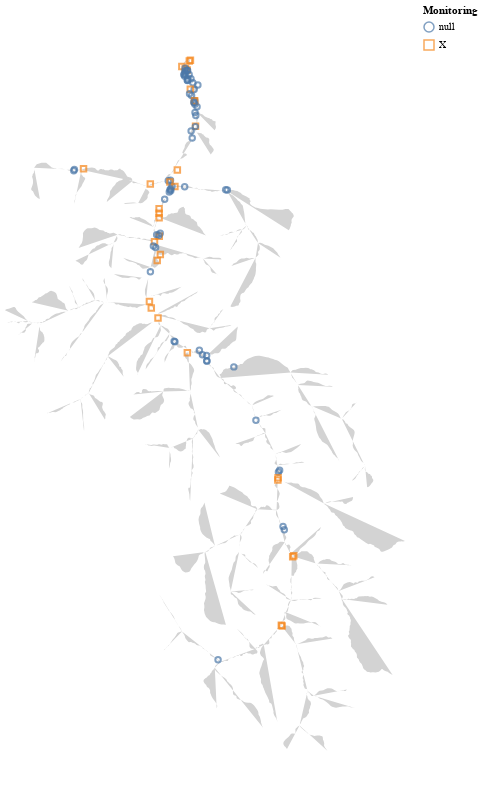

Here is the notebook cell this chart was saved with:
### Code cell
river_base = alt.Chart(gdf).mark_geoshape(fill='lightgrey')\
.properties(height = 800, width = 400).interactive()

# All Sites Point
all_site = alt.Chart(sites).mark_point().encode(
    longitude='LONG:Q', latitude='LAT:Q',
    shape = alt.Shape('Monitoring:N'), color = alt.Color('Monitoring:N')
)
 
# 
base_map = river_base + all_site
base_map

### Figure 1 — Vega-Lite specification as saved in the notebook (floating-point values rounded to 4 significant figures; data arrays with more than 128 entries replaced by an {"elided": "..."} marker saying what was removed)
{"config": {"view": {"continuousWidth": 300, "continuousHeight": 300}}, "layer": [{"data": {"name": "data-ff0229295f6624896aa3c32843283560"}, "mark": {"type": "geoshape", "fill": "lightgrey"}, "name": "view_3"}, {"data": {"name": "data-a87951fbda3bcdf514fcff873a0d33b4"}, "mark": {"type": "point"}, "encoding": {"color": {"field": "Monitoring", "type": "nominal"}, "latitude": {"field": "LAT", "type": "quantitative"}, "longitude": {"field": "LONG", "type": "quantitative"}, "shape": {"field": "Monitoring", "type": "nominal"}}}], "height": 800, "params": [{"name": "param_3", "select": {"type": "interval", "encodings": ["x", "y"]}, "bind": "scales", "views": ["view_3"]}], "width": 400, "$schema": "https://vega.github.io/schema/vega-lite/v5.16.3.json", "datasets": {"data-ff0229295f6624896aa3c32843283560": {"elided": "291 records"}, "data-a87951fbda3bcdf514fcff873a0d33b4": [{"SITE_NO": 91, "Temp_Alias": "ES01", "FOODWEB_SITE_ID": null, "Monitoring": "X", "LAT": 48.15, "LONG": -123.6, "RKM": 0.0, "ELEVATION": null, "DRAIN_AREA": null, "SECTION": "Estuary", "HABITAT": null, "AUX_BANK": null, "AUX_RKM": null, "NAME": "NDE1", "NOTES": null, "ALT_NAME": null}, {"SITE_NO": 92, "Temp_Alias": "ES02", "FOODWEB_SITE_ID": null, "Monitoring": "X", "LAT": 48.15, "LONG": -123.6, "RKM": 0.0, "ELEVATION": null, "DRAIN_AREA": null, "SECTION": "Estuary", "HABITAT": null, "AUX_BANK": null, "AUX_RKM": null, "NAME": "NDE2", "NOTES": null, "ALT_NAME": null}, {"SITE_NO": 93, "Temp_Alias": "ES03", "FOODWEB_SITE_ID": null, "Monitoring": "X", "LAT": 48.15, "LONG": -123.6, "RKM": 0.0, "ELEVATION": null, "DRAIN_AREA": null, "SECTION": "Estuary", "HABITAT": null, "AUX_BANK": null, "AUX_RKM": null, "NAME": "WESC", "NOTES": null, "ALT_NAME": null}, {"SITE_NO": 90, "Temp_Alias": "MS00", "FOODWEB_SITE_ID": "ELMSEJ", "Monitoring": "X", "LAT": 48.12, "LONG": -123.6, "RKM": 0.0, "ELEVATION": null, "DRAIN_AREA": null, "SECTION": "Lower River", "HABITAT": "MS", "AUX_BANK": null, "AUX_RKM": null, "NAME": "MS @ ELJ", "NOTES": null, "ALT_NAME": null}, {"SITE_NO": 81, "Temp_Alias": "MS01", "FOODWEB_SITE_ID": "ELMSNM", "Monitoring": "X", "LAT": 48.14, "LONG": -123.6, "RKM": 0.48, "ELEVATION": 1.24, "DRAIN_AREA": 835.2, "SECTION": "Lower River", "HABITAT": "MS", "AUX_BANK": null, "AUX_RKM": null, "NAME": "Mouth", "NOTES": "Daily only", "ALT_NAME": "End of Lower Hatchery Road"}, {"SITE_NO": 62, "Temp_Alias": "FP01", "FOODWEB_SITE_ID": "ELSC08", "Monitoring": "X", "LAT": 48.14, "LONG": -123.6, "RKM": 0.5, "ELEVATION": 1.24, "DRAIN_AREA": 835.2, "SECTION": "Lower River", "HABITAT": "SC", "AUX_BANK": "Right", "AUX_RKM": 0.1, "NAME": "SC 8", "NOTES": null, "ALT_NAME": null}, {"SITE_NO": 27, "Temp_Alias": "MS02", "FOODWEB_SITE_ID": "ELMSNM", "Monitoring": null, "LAT": 48.14, "LONG": -123.6, "RKM": 0.6, "ELEVATION": 1.24, "DRAIN_AREA": 835.2, "SECTION": "Lower River", "HABITAT": "MS", "AUX_BANK": null, "AUX_RKM": null, "NAME": "Habitat unit 61", "NOTES": null, "ALT_NAME": null}, {"SITE_NO": 59, "Temp_Alias": "FP02", "FOODWEB_SITE_ID": "ELSC07", "Monitoring": null, "LAT": 48.14, "LONG": -123.6, "RKM": 0.6, "ELEVATION": 0.25, "DRAIN_AREA": 835.2, "SECTION": "Lower River", "HABITAT": "SC", "AUX_BANK": null, "AUX_RKM": null, "NAME": "SC 7", "NOTES": null, "ALT_NAME": "ELSC6, ELSC8"}, {"SITE_NO": 60, "Temp_Alias": "FP03", "FOODWEB_SITE_ID": "ELSC07", "Monitoring": null, "LAT": 48.14, "LONG": -123.6, "RKM": 0.8, "ELEVATION": 1.24, "DRAIN_AREA": 835.2, "SECTION": "Lower River", "HABITAT": "SC", "AUX_BANK": "Right", "AUX_RKM": 0.1, "NAME": "SC 7 Bottom", "NOTES": null, "ALT_NAME": null}, {"SITE_NO": 63, "Temp_Alias": "FP04", "FOODWEB_SITE_ID": "ELSC08", "Monitoring": null, "LAT": 48.14, "LONG": -123.6, "RKM": 0.8, "ELEVATION": 1.24, "DRAIN_AREA": 835.2, "SECTION": "Lower River", "HABITAT": "SC", "AUX_BANK": null, "AUX_RKM": null, "NAME": "SC 8 Bottom", "NOTES": null, "ALT_NAME": null}, {"SITE_NO": 16, "Temp_Alias": "MS03", "FOODWEB_SITE_ID": "ELMSNM", "Monitoring": null, "LAT": 48.14, "LONG": -123.6, "RKM": 1.0, "ELEVATION": 1.24, "DRAIN_AREA": 835.2, "SECTION": "Lower River", "HABITAT": "MS", "AUX_BANK": null, "AUX_RKM": null, "NAME": "Channel below Jetty", "NOTES": null, "ALT_NAME": null}, {"SITE_NO": 13, "Temp_Alias": "FP05", "FOODWEB_SITE_ID": "ELSCBC", "Monitoring": null, "LAT": 48.14, "LONG": -123.6, "RKM": 1.2, "ELEVATION": 0.25, "DRAIN_AREA": 835.2, "SECTION": "Lower River", "HABITAT": "SC", "AUX_BANK": null, "AUX_RKM": null, "NAME": "Boston Charlie", "NOTES": null, "ALT_NAME": null}, {"SITE_NO": 57, "Temp_Alias": "FP06", "FOODWEB_SITE_ID": "ELSC06", "Monitoring": null, "LAT": 48.14, "LONG": -123.6, "RKM": 1.2, "ELEVATION": 0.25, "DRAIN_AREA": 835.2, "SECTION": "Lower River", "HABITAT": "SC", "AUX_BANK": null, "AUX_RKM": null, "NAME": "SC 6 Bottom", "NOTES": null, "ALT_NAME": null}, {"SITE_NO": 12, "Temp_Alias": "MS04", "FOODWEB_SITE_ID": "ELMSNM", "Monitoring": null, "LAT": 48.14, "LONG": -123.6, "RKM": 1.28, "ELEVATION": 0.25, "DRAIN_AREA": 835.2, "SECTION": "Lower River", "HABITAT": "MS", "AUX_BANK": null, "AUX_RKM": null, "NAME": "Bluffs", "NOTES": null, "ALT_NAME": "Top of Bluffs"}, {"SITE_NO": 64, "Temp_Alias": "FP07", "FOODWEB_SITE_ID": "ELSC08", "Monitoring": null, "LAT": 48.14, "LONG": -123.6, "RKM": 1.3, "ELEVATION": 0.25, "DRAIN_AREA": 835.2, "SECTION": "Lower River", "HABITAT": "SC", "AUX_BANK": "Right", "AUX_RKM": 0.4, "NAME": "SC 8 Top", "NOTES": null, "ALT_NAME": null}, {"SITE_NO": 55, "Temp_Alias": "FP08", "FOODWEB_SITE_ID": "ELSCBC", "Monitoring": null, "LAT": 48.14, "LONG": -123.6, "RKM": 1.4, "ELEVATION": 0.25, "DRAIN_AREA": 835.2, "SECTION": "Lower River", "HABITAT": "SC", "AUX_BANK": "Left", "AUX_RKM": 0.0, "NAME": "SC 4 Bottom", "NOTES": null, "ALT_NAME": null}, {"SITE_NO": 6, "Temp_Alias": "MS05", "FOODWEB_SITE_ID": null, "Monitoring": null, "LAT": 48.13, "LONG": -123.6, "RKM": 1.6, "ELEVATION": -0.24, "DRAIN_AREA": 830.4, "SECTION": "Lower River", "HABITAT": "MS", "AUX_BANK": null, "AUX_RKM": null, "NAME": "Bachelors Meander", "NOTES": null, "ALT_NAME": null}, {"SITE_NO": 10, "Temp_Alias": "MS06", "FOODWEB_SITE_ID": null, "Monitoring": null, "LAT": 48.14, "LONG": -123.6, "RKM": 1.6, "ELEVATION": 0.25, "DRAIN_AREA": 835.2, "SECTION": "Lower River", "HABITAT": "MS", "AUX_BANK": null, "AUX_RKM": null, "NAME": "Below LEKT Hatchery Infiltration Gallery", "NOTES": null, "ALT_NAME": null}, {"SITE_NO": 26, "Temp_Alias": "MS07", "FOODWEB_SITE_ID": null, "Monitoring": null, "LAT": 48.13, "LONG": -123.6, "RKM": 1.6, "ELEVATION": -0.24, "DRAIN_AREA": 830.4, "SECTION": "Lower River", "HABITAT": "MS", "AUX_BANK": null, "AUX_RKM": null, "NAME": "Habitat unit 46", "NOTES": null, "ALT_NAME": null}, {"SITE_NO": 32, "Temp_Alias": "FP09", "FOODWEB_SITE_ID": "ELSCEC", "Monitoring": null, "LAT": 48.14, "LONG": -123.6, "RKM": 1.76, "ELEVATION": 0.25, "DRAIN_AREA": 835.2, "SECTION": "Lower River", "HABITAT": "SC", "AUX_BANK": null, "AUX_RKM": null, "NAME": "Hunt Road Channel", "NOTES": null, "ALT_NAME": "Electricians channel"}, {"SITE_NO": 44, "Temp_Alias": "MS08", "FOODWEB_SITE_ID": null, "Monitoring": null, "LAT": 48.14, "LONG": -123.6, "RKM": 1.76, "ELEVATION": 0.25, "DRAIN_AREA": 835.2, "SECTION": "Lower River", "HABITAT": "MS", "AUX_BANK": null, "AUX_RKM": null, "NAME": "Lower Hunts Rd", "NOTES": null, "ALT_NAME": null}, {"SITE_NO": 58, "Temp_Alias": "FP10", "FOODWEB_SITE_ID": "ELSC06", "Monitoring": null, "LAT": 48.14, "LONG": -123.6, "RKM": 2.08, "ELEVATION": 0.25, "DRAIN_AREA": 835.2, "SECTION": "Lower River", "HABITAT": "SC", "AUX_BANK": "Right", "AUX_RKM": 0.3, "NAME": "SC 6 Top", "NOTES": null, "ALT_NAME": "SC6Top"}, {"SITE_NO": 56, "Temp_Alias": "FP11", "FOODWEB_SITE_ID": "ELSC05", "Monitoring": null, "LAT": 48.13, "LONG": -123.6, "RKM": 2.5, "ELEVATION": 2.31, "DRAIN_AREA": 830.4, "SECTION": "Lower River", "HABITAT": "SC", "AUX_BANK": "Right", "AUX_RKM": 0.1, "NAME": "SC 5", "NOTES": null, "ALT_NAME": null}, {"SITE_NO": 68, "Temp_Alias": "MS09", "FOODWEB_SITE_ID": "ELMSHR", "Monitoring": "X", "LAT": 48.13, "LONG": -123.6, "RKM": 2.5, "ELEVATION": -0.24, "DRAIN_AREA": 830.4, "SECTION": "Lower River", "HABITAT": "MS", "AUX_BANK": null, "AUX_RKM": null, "NAME": "Upper Hunts Road", "NOTES": null, "ALT_NAME": "Upper Hunt's Road"}, {"SITE_NO": 3, "Temp_Alias": "MS10", "FOODWEB_SITE_ID": "EMMSEJ", "Monitoring": null, "LAT": 48.13, "LONG": -123.6, "RKM": 3.0, "ELEVATION": 2.31, "DRAIN_AREA": 830.4, "SECTION": "Lower River", "HABITAT": "MS", "AUX_BANK": null, "AUX_RKM": null, "NAME": "Above old mainstem & Hunts Rd", "NOTES": null, "ALT_NAME": null}, {"SITE_NO": 66, "Temp_Alias": "MS11", "FOODWEB_SITE_ID": "EMMSEJ", "Monitoring": null, "LAT": 48.13, "LONG": -123.6, "RKM": 3.2, "ELEVATION": 2.31, "DRAIN_AREA": 830.4, "SECTION": "Lower River", "HABITAT": "MS", "AUX_BANK": null, "AUX_RKM": null, "NAME": "Spruce Hole", "NOTES": null, "ALT_NAME": "Habitat unit 28"}, {"SITE_NO": 17, "Temp_Alias": "FP12", "FOODWEB_SITE_ID": "ELSC01", "Monitoring": null, "LAT": 48.12, "LONG": -123.6, "RKM": 3.84, "ELEVATION": 10.28, "DRAIN_AREA": 826.9, "SECTION": "Lower River", "HABITAT": "SC", "AUX_BANK": "Left", "AUX_RKM": 0.0, "NAME": "SC1 Bottom", "NOTES": null, "ALT_NAME": null}, {"SITE_NO": 25, "Temp_Alias": "MS12", "FOODWEB_SITE_ID": "EMMSFH", "Monitoring": null, "LAT": 48.12, "LONG": -123.6, "RKM": 3.9, "ELEVATION": 10.28, "DRAIN_AREA": 826.9, "SECTION": "Lower River", "HABITAT": "MS", "AUX_BANK": null, "AUX_RKM": null, "NAME": "Habitat unit 13", "NOTES": null, "ALT_NAME": null}, {"SITE_NO": 50, "Temp_Alias": "FP13", "FOODWEB_SITE_ID": "ELSC01", "Monitoring": null, "LAT": 48.12, "LONG": -123.6, "RKM": 4.0, "ELEVATION": 10.28, "DRAIN_AREA": 826.9, "SECTION": "Lower River", "HABITAT": "SC", "AUX_BANK": null, "AUX_RKM": null, "NAME": "SC 1", "NOTES": null, "ALT_NAME": null}, {"SITE_NO": 54, "Temp_Alias": "FP14", "FOODWEB_SITE_ID": "ELSC03", "Monitoring": "X", "LAT": 48.12, "LONG": -123.6, "RKM": 4.0, "ELEVATION": 10.28, "DRAIN_AREA": 826.9, "SECTION": "Lower River", "HABITAT": "SC", "AUX_BANK": null, "AUX_RKM": null, "NAME": "SC 3", "NOTES": null, "ALT_NAME": null}, {"SITE_NO": 65, "Temp_Alias": "MS13", "FOODWEB_SITE_ID": "EMMSFH", "Monitoring": null, "LAT": 48.12, "LONG": -123.6, "RKM": 4.32, "ELEVATION": 10.28, "DRAIN_AREA": 826.9, "SECTION": "Lower River", "HABITAT": "MS", "AUX_BANK": null, "AUX_RKM": null, "NAME": "Sissons", "NOTES": null, "ALT_NAME": null}, {"SITE_NO": 11, "Temp_Alias": "MS14", "FOODWEB_SITE_ID": "EMMSFH", "Monitoring": null, "LAT": 48.12, "LONG": -123.6, "RKM": 4.5, "ELEVATION": 10.28, "DRAIN_AREA": 826.9, "SECTION": "Lower River", "HABITAT": "MS", "AUX_BANK": null, "AUX_RKM": null, "NAME": "Below WDFW Hatchery Outfall", "NOTES": null, "ALT_NAME": null}, {"SITE_NO": 8, "Temp_Alias": "MS15", "FOODWEB_SITE_ID": "EMMSFW", "Monitoring": null, "LAT": 48.11, "LONG": -123.6, "RKM": 5.0, "ELEVATION": 17.89, "DRAIN_AREA": 823.8, "SECTION": "Lower River", "HABITAT": "MS", "AUX_BANK": null, "AUX_RKM": null, "NAME": "Below Elwha River Road Bridge", "NOTES": null, "ALT_NAME": null}, {"SITE_NO": 4, "Temp_Alias": "MS16", "FOODWEB_SITE_ID": "EMMSFW", "Monitoring": null, "LAT": 48.11, "LONG": -123.6, "RKM": 5.12, "ELEVATION": 17.89, "DRAIN_AREA": 823.8, "SECTION": "Lower River", "HABITAT": "MS", "AUX_BANK": null, "AUX_RKM": null, "NAME": "Above water diversion", "NOTES": null, "ALT_NAME": "Diversion, Above Industrial Water Diversion"}, {"SITE_NO": 61, "Temp_Alias": "FP15", "FOODWEB_SITE_ID": "ELSC71", "Monitoring": "X", "LAT": 48.1, "LONG": -123.6, "RKM": 5.9, "ELEVATION": 22.02, "DRAIN_AREA": 823.8, "SECTION": "Lower River", "HABITAT": "SC", "AUX_BANK": "Left", "AUX_RKM": 0.1, "NAME": "SC 71", "NOTES": null, "ALT_NAME": null}, {"SITE_NO": 87, "Temp_Alias": "MS16-5", "FOODWEB_SITE_ID": "ELMSFW", "Monitoring": null, "LAT": 48.1, "LONG": -123.6, "RKM": 6.0, "ELEVATION": 24.99, "DRAIN_AREA": 818.6, "SECTION": "Lower River", "HABITAT": "MS", "AUX_BANK": null, "AUX_RKM": null, "NAME": "Elwha at Fish Weir", "NOTES": null, "ALT_NAME": null}, {"SITE_NO": 1, "Temp_Alias": "MS17", "FOODWEB_SITE_ID": null, "Monitoring": null, "LAT": 48.1, "LONG": -123.6, "RKM": 6.7, "ELEVATION": 26.59, "DRAIN_AREA": 818.6, "SECTION": "Lower River", "HABITAT": "MS", "AUX_BANK": null, "AUX_RKM": null, "NAME": "112 Bridge", "NOTES": null, "ALT_NAME": null}, {"SITE_NO": 7, "Temp_Alias": "MS18", "FOODWEB_SITE_ID": null, "Monitoring": null, "LAT": 48.1, "LONG": -123.6, "RKM": 8.0, "ELEVATION": 26.59, "DRAIN_AREA": 818.6, "SECTION": "Lower River", "HABITAT": "MS", "AUX_BANK": null, "AUX_RKM": null, "NAME": "Below Elwha Dam", "NOTES": null, "ALT_NAME": null}, {"SITE_NO": 21, "Temp_Alias": "MS19", "FOODWEB_SITE_ID": "EMMSLA1", "Monitoring": null, "LAT": 48.07, "LONG": -123.6, "RKM": 8.0, "ELEVATION": 65.98, "DRAIN_AREA": 757.2, "SECTION": "Lower River", "HABITAT": "MS", "AUX_BANK": null, "AUX_RKM": null, "NAME": "Aldwell 2", "NOTES": null, "ALT_NAME": "Former Aldwell reservoir"}, {"SITE_NO": 38, "Temp_Alias": "FP16", "FOODWEB_SITE_ID": "EMMSLA2", "Monitoring": "X", "LAT": 48.07, "LONG": -123.6, "RKM": 10.3, "ELEVATION": 62.64, "DRAIN_AREA": 816.6, "SECTION": "Middle River", "HABITAT": "SC", "AUX_BANK": "Right", "AUX_RKM": 0.1, "NAME": "Lake Aldwell - east side", "NOTES": null, "ALT_NAME": null}, {"SITE_NO": 34, "Temp_Alias": "IC12", "FOODWEB_SITE_ID": "EMTRIC12", "Monitoring": null, "LAT": 48.07, "LONG": -123.7, "RKM": 11.0, "ELEVATION": 161.8, "DRAIN_AREA": 22.93, "SECTION": "Middle River", "HABITAT": "TR", "AUX_BANK": null, "AUX_RKM": 8.8, "NAME": "Indian Creek 12", "NOTES": null, "ALT_NAME": null}, {"SITE_NO": 35, "Temp_Alias": "IC19", "FOODWEB_SITE_ID": "EMTRIC19", "Monitoring": "X", "LAT": 48.06, "LONG": -123.6, "RKM": 11.0, "ELEVATION": 90.87, "DRAIN_AREA": 49.66, "SECTION": "Middle River", "HABITAT": "TR", "AUX_BANK": "Left", "AUX_RKM": 1.9, "NAME": "Indian Creek 19", "NOTES": null, "ALT_NAME": "Indian Creek Middle"}, {"SITE_NO": 36, "Temp_Alias": "IC02", "FOODWEB_SITE_ID": "EMTRIC1", "Monitoring": null, "LAT": 48.07, "LONG": -123.6, "RKM": 11.0, "ELEVATION": 67.1, "DRAIN_AREA": 52.08, "SECTION": "Middle River", "HABITAT": "TR", "AUX_BANK": "Left", "AUX_RKM": 0.3, "NAME": "Indian Creek 2", "NOTES": null, "ALT_NAME": "IndianLower, IC_DOE"}, {"SITE_NO": 37, "Temp_Alias": "IC09", "FOODWEB_SITE_ID": "EMTRICBP", "Monitoring": "X", "LAT": 48.08, "LONG": -123.7, "RKM": 11.0, "ELEVATION": 135.8, "DRAIN_AREA": 40.64, "SECTION": "Middle River", "HABITAT": "TR", "AUX_BANK": "Left", "AUX_RKM": 7.9, "NAME": "Indian Creek 9", "NOTES": null, "ALT_NAME": "IndianUpper"}, {"SITE_NO": 85, "Temp_Alias": "IC01", "FOODWEB_SITE_ID": "EMTRIC1", "Monitoring": "X", "LAT": 48.07, "LONG": -123.6, "RKM": 11.0, "ELEVATION": 67.1, "DRAIN_AREA": 52.08, "SECTION": "Middle River", "HABITAT": "TR", "AUX_BANK": null, "AUX_RKM": 0.25, "NAME": "Indian Creek 1", "NOTES": null, "ALT_NAME": "IC1"}, {"SITE_NO": 86, "Temp_Alias": "IC11", "FOODWEB_SITE_ID": "EMTRIC11", "Monitoring": null, "LAT": 48.07, "LONG": -123.7, "RKM": 11.0, "ELEVATION": 161.8, "DRAIN_AREA": 22.93, "SECTION": "Middle River", "HABITAT": "TR", "AUX_BANK": "Left", "AUX_RKM": 8.5, "NAME": "Indian Creek 11", "NOTES": null, "ALT_NAME": null}, {"SITE_NO": 2, "Temp_Alias": "MS20", "FOODWEB_SITE_ID": "EMMSHW", "Monitoring": null, "LAT": 48.06, "LONG": -123.6, "RKM": 11.04, "ELEVATION": 65.96, "DRAIN_AREA": 757.0, "SECTION": "Middle River", "HABITAT": "MS", "AUX_BANK": null, "AUX_RKM": null, "NAME": "Above confluence with Little River", "NOTES": null, "ALT_NAME": null}, {"SITE_NO": 39, "Temp_Alias": "LR11", "FOODWEB_SITE_ID": "EMTRLR11", "Monitoring": null, "LAT": 48.06, "LONG": -123.6, "RKM": 12.0, "ELEVATION": 83.28, "DRAIN_AREA": 59.61, "SECTION": "Middle River", "HABITAT": "TR", "AUX_BANK": "Right", "AUX_RKM": 1.1, "NAME": "Little River 11", "NOTES": null, "ALT_NAME": "Little River Middle"}, {"SITE_NO": 40, "Temp_Alias": "LR14", "FOODWEB_SITE_ID": "EMTRLR14", "Monitoring": null, "LAT": 48.06, "LONG": -123.5, "RKM": 12.0, "ELEVATION": 184.8, "DRAIN_AREA": 59.61, "SECTION": "Middle River", "HABITAT": "TR", "AUX_BANK": "Right", "AUX_RKM": 1.4, "NAME": "Little River 14", "NOTES": null, "ALT_NAME": null}, {"SITE_NO": 41, "Temp_Alias": "LR02", "FOODWEB_SITE_ID": "EMTRLLR", "Monitoring": "X", "LAT": 48.06, "LONG": -123.6, "RKM": 12.0, "ELEVATION": 184.8, "DRAIN_AREA": 59.61, "SECTION": "Middle River", "HABITAT": "TR", "AUX_BANK": null, "AUX_RKM": 0.2, "NAME": "Little River 2", "NOTES": null, "ALT_NAME": "LR_DOE"}, {"SITE_NO": 42, "Temp_Alias": "LR22", "FOODWEB_SITE_ID": "EMTRLR14", "Monitoring": null, "LAT": 48.06, "LONG": -123.5, "RKM": 12.0, "ELEVATION": 184.8, "DRAIN_AREA": 59.61, "SECTION": "Middle River", "HABITAT": "TR", "AUX_BANK": "Right", "AUX_RKM": 2.2, "NAME": "Little River 22", "NOTES": "Looks to be almost the same site as Little River 14?", "ALT_NAME": null}, {"SITE_NO": 82, "Temp_Alias": "FP17", "FOODWEB_SITE_ID": "EMSC26", "Monitoring": null, "LAT": 48.06, "LONG": -123.6, "RKM": 12.3, "ELEVATION": 68.13, "DRAIN_AREA": 695.7, "SECTION": "Middle River", "HABITAT": "SC", "AUX_BANK": null, "AUX_RKM": null, "NAME": "SC 26", "NOTES": "Some daily only", "ALT_NAME": null}, {"SITE_NO": 49, "Temp_Alias": "FP18", "FOODWEB_SITE_ID": "EMSC26", "Monitoring": null, "LAT": 48.06, "LONG": -123.6, "RKM": 12.5, "ELEVATION": 68.13, "DRAIN_AREA": 695.7, "SECTION": "Middle River", "HABITAT": "SC", "AUX_BANK": "Right", "AUX_RKM": 0.0, "NAME": "Pedersons", "NOTES": null, "ALT_NAME": null}, {"SITE_NO": 84, "Temp_Alias": "FP19", "FOODWEB_SITE_ID": "EMSC29", "Monitoring": null, "LAT": 48.06, "LONG": -123.6, "RKM": 12.8, "ELEVATION": 68.13, "DRAIN_AREA": 695.7, "SECTION": "Middle River", "HABITAT": "SC", "AUX_BANK": "Right", "AUX_RKM": 0.4, "NAME": "SC 29", "NOTES": "Daily only", "ALT_NAME": null}, {"SITE_NO": 83, "Temp_Alias": "FP20", "FOODWEB_SITE_ID": "EMSC27", "Monitoring": null, "LAT": 48.06, "LONG": -123.6, "RKM": 12.9, "ELEVATION": 68.13, "DRAIN_AREA": 695.7, "SECTION": "Middle River", "HABITAT": "SC", "AUX_BANK": null, "AUX_RKM": null, "NAME": "SC 27", "NOTES": "Daily only", "ALT_NAME": null}, {"SITE_NO": 74, "Temp_Alias": "MS21", "FOODWEB_SITE_ID": null, "Monitoring": null, "LAT": 48.05, "LONG": -123.6, "RKM": 13.0, "ELEVATION": 71.36, "DRAIN_AREA": 695.5, "SECTION": "Middle River", "HABITAT": "MS", "AUX_BANK": null, "AUX_RKM": null, "NAME": "Elwha USGS Gage", "NOTES": null, "ALT_NAME": "Upper Gage"}, {"SITE_NO": 53, "Temp_Alias": "FP21", "FOODWEB_SITE_ID": "EMSC17", "Monitoring": "X", "LAT": 48.05, "LONG": -123.6, "RKM": 14.4, "ELEVATION": 75.21, "DRAIN_AREA": 692.3, "SECTION": "Middle River", "HABITAT": "SC", "AUX_BANK": null, "AUX_RKM": null, "NAME": "SC 17g", "NOTES": null, "ALT_NAME": "Brannon SC"}, {"SITE_NO": 45, "Temp_Alias": "MA01", "FOODWEB_SITE_ID": "EMTRMC", "Monitoring": "X", "LAT": 48.04, "LONG": -123.6, "RKM": 14.5, "ELEVATION": 85.24, "DRAIN_AREA": 6.24, "SECTION": "Middle River", "HABITAT": "TR", "AUX_BANK": null, "AUX_RKM": null, "NAME": "Madison Creek", "NOTES": null, "ALT_NAME": null}, {"SITE_NO": 48, "Temp_Alias": "MS22", "FOODWEB_SITE_ID": "EMMSMC", "Monitoring": "X", "LAT": 48.04, "LONG": -123.6, "RKM": 15.36, "ELEVATION": 79.32, "DRAIN_AREA": 685.6, "SECTION": "Middle River", "HABITAT": "MS", "AUX_BANK": null, "AUX_RKM": null, "NAME": "ONP Boundary", "NOTES": null, "ALT_NAME": "EMMSPB, EMMSTF"}, {"SITE_NO": 15, "Temp_Alias": "MS23", "FOODWEB_SITE_ID": "EMMSCG", "Monitoring": null, "LAT": 48.03, "LONG": -123.6, "RKM": 16.8, "ELEVATION": 94.13, "DRAIN_AREA": 681.9, "SECTION": "Middle River", "HABITAT": "MS", "AUX_BANK": null, "AUX_RKM": null, "NAME": "Boulder Garden", "NOTES": null, "ALT_NAME": "Fishermans Bend"}, {"SITE_NO": 52, "Temp_Alias": "FP22", "FOODWEB_SITE_ID": "EMSC15", "Monitoring": "X", "LAT": 48.03, "LONG": -123.6, "RKM": 17.1, "ELEVATION": 94.13, "DRAIN_AREA": 681.9, "SECTION": "Middle River", "HABITAT": "SC", "AUX_BANK": null, "AUX_RKM": null, "NAME": "SC 16", "NOTES": null, "ALT_NAME": "SC15, EMSC15"}, {"SITE_NO": 20, "Temp_Alias": "MS24", "FOODWEB_SITE_ID": "EMMSCG", "Monitoring": null, "LAT": 48.03, "LONG": -123.6, "RKM": 17.2, "ELEVATION": 94.13, "DRAIN_AREA": 681.9, "SECTION": "Middle River", "HABITAT": "MS", "AUX_BANK": null, "AUX_RKM": null, "NAME": "Elwha campground", "NOTES": null, "ALT_NAME": null}, {"SITE_NO": 30, "Temp_Alias": "FP23", "FOODWEB_SITE_ID": null, "Monitoring": null, "LAT": 48.03, "LONG": -123.6, "RKM": 17.2, "ELEVATION": 94.13, "DRAIN_AREA": 681.9, "SECTION": "Middle River", "HABITAT": "SC", "AUX_BANK": "Left", "AUX_RKM": 0.1, "NAME": "Hughes Creek SC", "NOTES": null, "ALT_NAME": "Confluence with SC 16"}, {"SITE_NO": 29, "Temp_Alias": "HU01", "FOODWEB_SITE_ID": "EMTRHC", "Monitoring": "X", "LAT": 48.02, "LONG": -123.6, "RKM": 17.7, "ELEVATION": 166.0, "DRAIN_AREA": 21.17, "SECTION": "Middle River", "HABITAT": "TR", "AUX_BANK": "Left", "AUX_RKM": 0.5, "NAME": "Hughes Creek", "NOTES": null, "ALT_NAME": null}, {"SITE_NO": 51, "Temp_Alias": "FP24", "FOODWEB_SITE_ID": "EMSC10a", "Monitoring": null, "LAT": 48.02, "LONG": -123.6, "RKM": 18.1, "ELEVATION": 101.4, "DRAIN_AREA": 642.7, "SECTION": "Middle River", "HABITAT": "SC", "AUX_BANK": null, "AUX_RKM": null, "NAME": "SC 10a", "NOTES": null, "ALT_NAME": null}, {"SITE_NO": 47, "Temp_Alias": "FP25", "FOODWEB_SITE_ID": "EMSC10a", "Monitoring": null, "LAT": 48.02, "LONG": -123.6, "RKM": 18.6, "ELEVATION": 101.4, "DRAIN_AREA": 642.7, "SECTION": "Middle River", "HABITAT": "SC", "AUX_BANK": "Left", "AUX_RKM": 0.0, "NAME": "Old mainstem - DS of Griff Creek", "NOTES": null, "ALT_NAME": null}, {"SITE_NO": 77, "Temp_Alias": "GR01", "FOODWEB_SITE_ID": "EMTRGC", "Monitoring": "X", "LAT": 48.02, "LONG": -123.6, "RKM": 18.7, "ELEVATION": 102.3, "DRAIN_AREA": 14.51, "SECTION": "Middle River", "HABITAT": "TR", "AUX_BANK": null, "AUX_RKM": null, "NAME": "Griff Creek", "NOTES": null, "ALT_NAME": null}, {"SITE_NO": 72, "Temp_Alias": "BO01", "FOODWEB_SITE_ID": "EUTRBC", "Monitoring": "X", "LAT": 47.98, "LONG": -123.6, "RKM": 23.3, "ELEVATION": 176.4, "DRAIN_AREA": 54.39, "SECTION": "Upper River", "HABITAT": "TR", "AUX_BANK": "Left", "AUX_RKM": 0.1, "NAME": "Boulder Creek", "NOTES": null, "ALT_NAME": null}, {"SITE_NO": 73, "Temp_Alias": "MS25", "FOODWEB_SITE_ID": "EUMSBC", "Monitoring": "X", "LAT": 47.98, "LONG": -123.6, "RKM": 23.3, "ELEVATION": 176.4, "DRAIN_AREA": 571.4, "SECTION": "Upper River", "HABITAT": "MS", "AUX_BANK": null, "AUX_RKM": null, "NAME": "Elwha Above Boulder", "NOTES": null, "ALT_NAME": "EUMSWB"}, {"SITE_NO": 5, "Temp_Alias": "MS26", "FOODWEB_SITE_ID": "EMMSAL", "Monitoring": "X", "LAT": 48.01, "LONG": -123.6, "RKM": 19.84, "ELEVATION": 117.5, "DRAIN_AREA": 642.4, "SECTION": "Middle River", "HABITAT": "MS", "AUX_BANK": null, "AUX_RKM": null, "NAME": "Altaire", "NOTES": null, "ALT_NAME": "Altaire Campground"}, {"SITE_NO": 9, "Temp_Alias": "MS27", "FOODWEB_SITE_ID": null, "Monitoring": null, "LAT": 48.0, "LONG": -123.6, "RKM": 21.6, "ELEVATION": 122.5, "DRAIN_AREA": 636.3, "SECTION": "Middle River", "HABITAT": "MS", "AUX_BANK": null, "AUX_RKM": null, "NAME": "Below Glines Canyon Dam", "NOTES": null, "ALT_NAME": null}, {"SITE_NO": 71, "Temp_Alias": "MS28", "FOODWEB_SITE_ID": "EUMS01", "Monitoring": "X", "LAT": 47.97, "LONG": -123.6, "RKM": 25.0, "ELEVATION": 176.0, "DRAIN_AREA": 513.5, "SECTION": "Upper River", "HABITAT": "MS", "AUX_BANK": null, "AUX_RKM": null, "NAME": "Geyser", "NOTES": null, "ALT_NAME": "Upstream of Mills reservoir, Rica canyon"}, {"SITE_NO": 14, "Temp_Alias": "MS29", "FOODWEB_SITE_ID": "EUMSKB", "Monitoring": null, "LAT": 47.96, "LONG": -123.6, "RKM": 26.0, "ELEVATION": 205.2, "DRAIN_AREA": 501.7, "SECTION": "Upper River", "HABITAT": "MS", "AUX_BANK": null, "AUX_RKM": null, "NAME": "Bottom of Geyser Valley (Entrance to Rica)", "NOTES": null, "ALT_NAME": null}, {"SITE_NO": 31, "Temp_Alias": "MS30", "FOODWEB_SITE_ID": null, "Monitoring": null, "LAT": 47.95, "LONG": -123.5, "RKM": 27.0, "ELEVATION": 240.4, "DRAIN_AREA": 433.1, "SECTION": "Upper River", "HABITAT": "MS", "AUX_BANK": null, "AUX_RKM": null, "NAME": "Humes Ranch", "NOTES": null, "ALT_NAME": null}, {"SITE_NO": 22, "Temp_Alias": "FP26", "FOODWEB_SITE_ID": "EUSC07", "Monitoring": null, "LAT": 47.95, "LONG": -123.5, "RKM": 27.5, "ELEVATION": 240.4, "DRAIN_AREA": 433.1, "SECTION": "Upper River", "HABITAT": "SC", "AUX_BANK": "Right", "AUX_RKM": 0.6, "NAME": "Geyser Valley Groundwater Channel", "NOTES": null, "ALT_NAME": null}, {"SITE_NO": 23, "Temp_Alias": "MS31", "FOODWEB_SITE_ID": "EUMSKB", "Monitoring": null, "LAT": 47.96, "LONG": -123.6, "RKM": 27.5, "ELEVATION": 205.2, "DRAIN_AREA": 501.7, "SECTION": "Upper River", "HABITAT": "MS", "AUX_BANK": null, "AUX_RKM": null, "NAME": "Goblins Gate", "NOTES": null, "ALT_NAME": null}, {"SITE_NO": 43, "Temp_Alias": "LO01", "FOODWEB_SITE_ID": "EUTR02", "Monitoring": "X", "LAT": 47.95, "LONG": -123.6, "RKM": 28.0, "ELEVATION": 229.7, "DRAIN_AREA": 66.85, "SECTION": "Upper River", "HABITAT": "TR", "AUX_BANK": null, "AUX_RKM": null, "NAME": "Long Creek", "NOTES": null, "ALT_NAME": null}, {"SITE_NO": 18, "Temp_Alias": "MS32", "FOODWEB_SITE_ID": null, "Monitoring": null, "LAT": 47.94, "LONG": -123.5, "RKM": 29.0, "ELEVATION": 272.7, "DRAIN_AREA": 424.8, "SECTION": "Upper River", "HABITAT": "MS", "AUX_BANK": null, "AUX_RKM": null, "NAME": "Dodger Point", "NOTES": null, "ALT_NAME": null}, {"SITE_NO": 67, "Temp_Alias": "MS33", "FOODWEB_SITE_ID": null, "Monitoring": null, "LAT": 47.94, "LONG": -123.5, "RKM": 29.0, "ELEVATION": 272.7, "DRAIN_AREA": 424.8, "SECTION": "Upper River", "HABITAT": "MS", "AUX_BANK": null, "AUX_RKM": null, "NAME": "Top of Geyser Valley (below Dodger Pt.)", "NOTES": null, "ALT_NAME": null}, {"SITE_NO": 76, "Temp_Alias": "LL01", "FOODWEB_SITE_ID": null, "Monitoring": null, "LAT": 47.94, "LONG": -123.5, "RKM": 30.0, "ELEVATION": 369.0, "DRAIN_AREA": 64.73, "SECTION": "Upper River", "HABITAT": "TR", "AUX_BANK": "Right", "AUX_RKM": 1.7, "NAME": "Lillian River", "NOTES": null, "ALT_NAME": null}, {"SITE_NO": 33, "Temp_Alias": "ID01", "FOODWEB_SITE_ID": null, "Monitoring": null, "LAT": 47.95, "LONG": -123.5, "RKM": 31.0, "ELEVATION": 319.1, "DRAIN_AREA": 5.75, "SECTION": "Upper River", "HABITAT": "TR", "AUX_BANK": "Right", "AUX_RKM": 0.0, "NAME": "Idaho Creek", "NOTES": null, "ALT_NAME": null}, {"SITE_NO": 19, "Temp_Alias": "MS34", "FOODWEB_SITE_ID": "EUMS03a", "Monitoring": null, "LAT": 47.87, "LONG": -123.5, "RKM": 35.0, "ELEVATION": 437.7, "DRAIN_AREA": 316.1, "SECTION": "Upper River", "HABITAT": "MS", "AUX_BANK": null, "AUX_RKM": null, "NAME": "Elkhorn", "NOTES": null, "ALT_NAME": "Elwha_Below_Lost_River"}, {"SITE_NO": 78, "Temp_Alias": "FP27", "FOODWEB_SITE_ID": null, "Monitoring": null, "LAT": 47.87, "LONG": -123.5, "RKM": 35.0, "ELEVATION": 437.7, "DRAIN_AREA": 316.1, "SECTION": "Upper River", "HABITAT": "SC", "AUX_BANK": "Right", "AUX_RKM": 0.1, "NAME": "Elkhorn Floodplain", "NOTES": null, "ALT_NAME": null}, {"SITE_NO": 46, "Temp_Alias": "MS35", "FOODWEB_SITE_ID": null, "Monitoring": null, "LAT": 47.9, "LONG": -123.5, "RKM": 39.2, "ELEVATION": 391.1, "DRAIN_AREA": 339.6, "SECTION": "Upper River", "HABITAT": "MS", "AUX_BANK": null, "AUX_RKM": null, "NAME": "Marys Falls Camp", "NOTES": null, "ALT_NAME": null}, {"SITE_NO": 79, "Temp_Alias": "LS01", "FOODWEB_SITE_ID": "EUTR03", "Monitoring": "X", "LAT": 47.86, "LONG": -123.5, "RKM": 42.0, "ELEVATION": 446.8, "DRAIN_AREA": 32.25, "SECTION": "Upper River", "HABITAT": "TR", "AUX_BANK": null, "AUX_RKM": null, "NAME": "Lost River", "NOTES": null, "ALT_NAME": null}, {"SITE_NO": 70, "Temp_Alias": "MS36", "FOODWEB_SITE_ID": "EUMS03", "Monitoring": "X", "LAT": 47.86, "LONG": -123.5, "RKM": 42.5, "ELEVATION": 445.5, "DRAIN_AREA": 281.3, "SECTION": "Upper River", "HABITAT": "MS", "AUX_BANK": null, "AUX_RKM": null, "NAME": "Upstream of confluence with Lost River", "NOTES": null, "ALT_NAME": null}, {"SITE_NO": 28, "Temp_Alias": "HA01", "FOODWEB_SITE_ID": "EUTR04", "Monitoring": "X", "LAT": 47.81, "LONG": -123.5, "RKM": 51.0, "ELEVATION": 524.9, "DRAIN_AREA": 48.25, "SECTION": "Upper River", "HABITAT": "TR", "AUX_BANK": null, "AUX_RKM": null, "NAME": "Hayes River", "NOTES": null, "ALT_NAME": null}, {"SITE_NO": 69, "Temp_Alias": "MS38", "FOODWEB_SITE_ID": "EUMS04", "Monitoring": "X", "LAT": 47.81, "LONG": -123.5, "RKM": 51.0, "ELEVATION": 511.9, "DRAIN_AREA": 137.4, "SECTION": "Upper River", "HABITAT": "MS", "AUX_BANK": null, "AUX_RKM": null, "NAME": "Upstream of confluence with Hayes River", "NOTES": null, "ALT_NAME": null}, {"SITE_NO": 75, "Temp_Alias": "FP28", "FOODWEB_SITE_ID": "EUSC04a", "Monitoring": null, "LAT": 47.83, "LONG": -123.5, "RKM": 51.0, "ELEVATION": 509.5, "DRAIN_AREA": 186.2, "SECTION": "Upper River", "HABITAT": "SC", "AUX_BANK": null, "AUX_RKM": null, "NAME": "Hayes Floodplain Channel", "NOTES": null, "ALT_NAME": null}, {"SITE_NO": 80, "Temp_Alias": "MS37", "FOODWEB_SITE_ID": "EUMS04a", "Monitoring": null, "LAT": 47.83, "LONG": -123.5, "RKM": 51.0, "ELEVATION": 509.5, "DRAIN_AREA": 186.2, "SECTION": "Upper River", "HABITAT": "MS", "AUX_BANK": null, "AUX_RKM": null, "NAME": "Elwha at Hayes", "NOTES": null, "ALT_NAME": null}, {"SITE_NO": 24, "Temp_Alias": "MS39", "FOODWEB_SITE_ID": "EUMS05a", "Monitoring": "X", "LAT": 47.76, "LONG": -123.5, "RKM": 58.0, "ELEVATION": 586.1, "DRAIN_AREA": 117.1, "SECTION": "Upper River", "HABITAT": "MS", "AUX_BANK": null, "AUX_RKM": null, "NAME": "Godkin Creek confluence", "NOTES": null, "ALT_NAME": "Camp Wilder"}, {"SITE_NO": 88, "Temp_Alias": "GO01", "FOODWEB_SITE_ID": "EUTR05", "Monitoring": "X", "LAT": 47.76, "LONG": -123.5, "RKM": 58.0, "ELEVATION": 598.7, "DRAIN_AREA": 46.73, "SECTION": "Upper River", "HABITAT": "TR", "AUX_BANK": null, "AUX_RKM": null, "NAME": "Godkin Creek", "NOTES": null, "ALT_NAME": null}, {"SITE_NO": 89, "Temp_Alias": "MS40", "FOODWEB_SITE_ID": null, "Monitoring": null, "LAT": 47.74, "LONG": -123.5, "RKM": 65.0, "ELEVATION": 666.5, "DRAIN_AREA": 21.0, "SECTION": "Upper River", "HABITAT": "MS", "AUX_BANK": null, "AUX_RKM": null, "NAME": "Chicago Camp", "NOTES": null, "ALT_NAME": null}]}}
